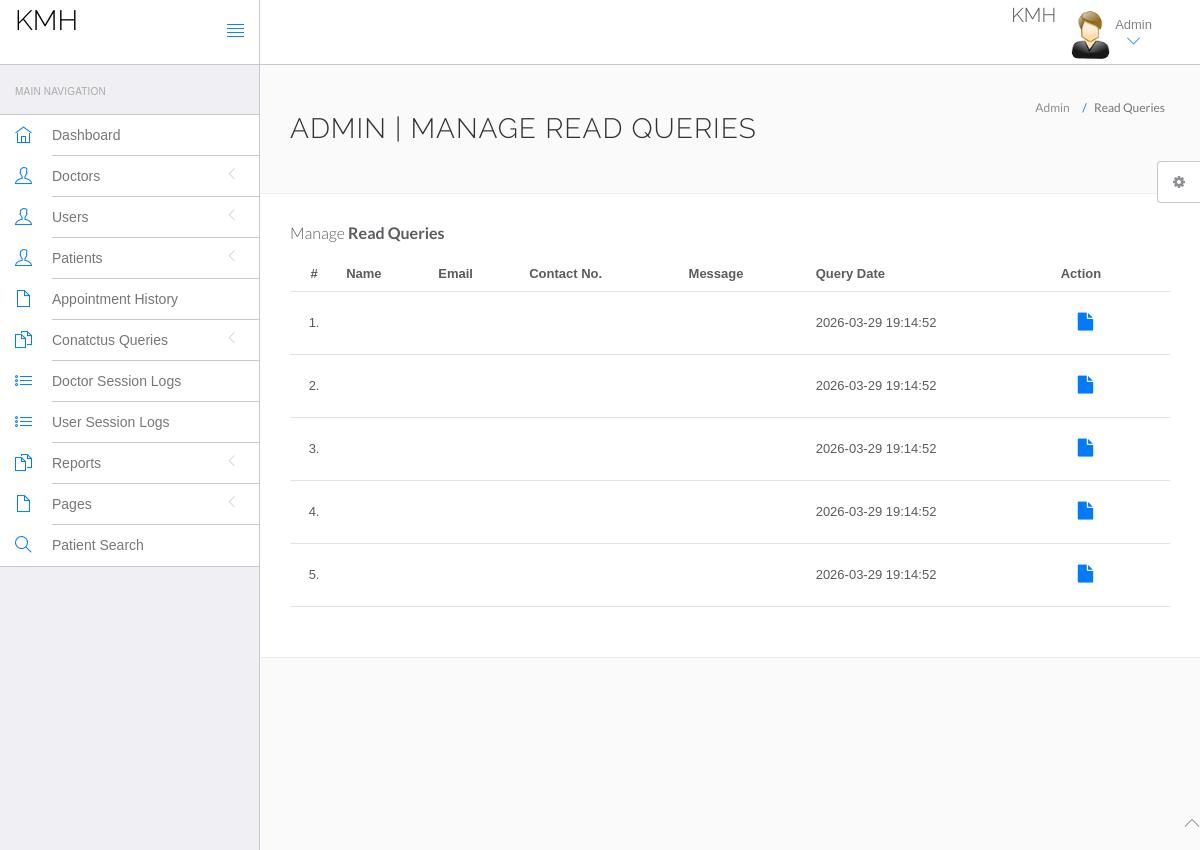
/hms/admin/read-query.php (signed in), run on the app's committed database.
### tables this page shows
CREATE TABLE IF NOT EXISTS `tblcontactus` (
  `id` int(11) NOT NULL AUTO_INCREMENT,
  `Name` varchar(255) NOT NULL,
  `EmailId` varchar(255) NOT NULL,
  `ContactNumber` varchar(20) NOT NULL,
  `Message` text NOT NULL,
  `PostingDate` timestamp NOT NULL DEFAULT CURRENT_TIMESTAMP,
  `AdminRemark` text,
  `IsRead` int(11) DEFAULT NULL,
  PRIMARY KEY (`id`)
);

### hms/admin/read-query.php (the view, shortened to what this page needs)
<?php
include('include/config.php');
if(strlen($_SESSION['id']==0)) {
 header('location:logout.php');
  } else{
?>
<!DOCTYPE html>
<html lang="en">
	<head>
		<link rel="stylesheet" href="vendor/bootstrap/css/bootstrap.min.css">
		<link rel="stylesheet" href="vendor/fontawesome/css/font-awesome.min.css">
		<link rel="stylesheet" href="vendor/themify-icons/themify-icons.min.css">
		<link href="vendor/animate.css/animate.min.css" rel="stylesheet" media="screen">
		<link href="vendor/perfect-scrollbar/perfect-scrollbar.min.css" rel="stylesheet" media="screen">
		<link href="vendor/switchery/switchery.min.css" rel="stylesheet" media="screen">
		<link href="vendor/bootstrap-touchspin/jquery.bootstrap-touchspin.min.css" rel="stylesheet" media="screen">
		<link href="vendor/select2/select2.min.css" rel="stylesheet" media="screen">
		<link href="vendor/bootstrap-datepicker/bootstrap-datepicker3.standalone.min.css" rel="stylesheet" media="screen">
		<link href="vendor/bootstrap-timepicker/bootstrap-timepicker.min.css" rel="stylesheet" media="screen">
		<link rel="stylesheet" href="assets/css/styles.css">
		<link rel="stylesheet" href="assets/css/plugins.css">
		<link rel="stylesheet" href="assets/css/themes/theme-1.css" id="skin_color" />
	</head>
	<body>
		<div id="app">
<?php include('include/sidebar.php');?>
			<div class="app-content">
						<?php include('include/header.php');?>
				<div class="main-content" >
					<div class="wrap-content container" id="container">
						<section id="page-title">
							<div class="row">
								<div class="col-sm-8">
									<h1 class="mainTitle">Admin | Manage Read Queries</h1>
																	</div>
								<ol class="breadcrumb">
									<li>
										<span>Admin</span>
									</li>
									<li class="active">
										<span>Read Queries</span>
									</li>
								</ol>
							</div>
						</section>
						<div class="container-fluid container-fullw bg-white">
									<div class="row">
								<div class="col-md-12">
									<h5 class="over-title margin-bottom-15">Manage <span class="text-bold">Read Queries</span></h5>
									<table class="table table-hover" id="sample-table-1">
										<thead>
											<tr>
												<th class="center">#</th>
												<th>Name</th>
												<th class="hidden-xs">Email</th>
												<th>Contact No. </th>
												<th>Message </th>
												<th>Query Date</th>
												<th>Action</th>
											</tr>
										</thead>
										<tbody>
<?php
$sql=mysqli_query($con,"select * from tblcontactus where IsRead is not null");
$cnt=1;
while($row=mysqli_fetch_array($sql))
{
?>
											<tr>
												<td class="center"><?php echo $cnt;?>.</td>
												<td class="hidden-xs"><?php echo $row['fullname'];?></td>
												<td><?php echo $row['email'];?></td>
												<td><?php echo $row['contactno'];?></td>
												<td><?php echo $row['message'];?></td>
												<td><?php echo $row['PostingDate'];?></td>
												<td >
												<div class="visible-md visible-lg hidden-sm hidden-xs">
							<a href="query-details.php?id=<?php echo $row['id'];?>" class="btn btn-transparent btn-lg" title="View Details"><i class="fa fa-file"></i></a>
												</div>
												</td>
											</tr>
											<?php
$cnt=$cnt+1;
											 }?>
										</tbody>
									</table>
								</div>
							</div>
								</div>
							</div>
						</div>
					</div>
				</div>
	<?php include('include/footer.php');?>
	<?php include('include/setting.php');?>
	</body>
</html>
<?php } ?>

### hms/admin/assets/css/themes/theme-1.css (style rules this page uses)
body { background: #FAFAFA; }

### data on the page
tblcontactus: PostingDate "2026-03-29 19:14:52"
tblcontactus: PostingDate "2026-03-29 19:14:52"
tblcontactus: PostingDate "2026-03-29 19:14:52"
tblcontactus: PostingDate "2026-03-29 19:14:52"
tblcontactus: PostingDate "2026-03-29 19:14:52"
